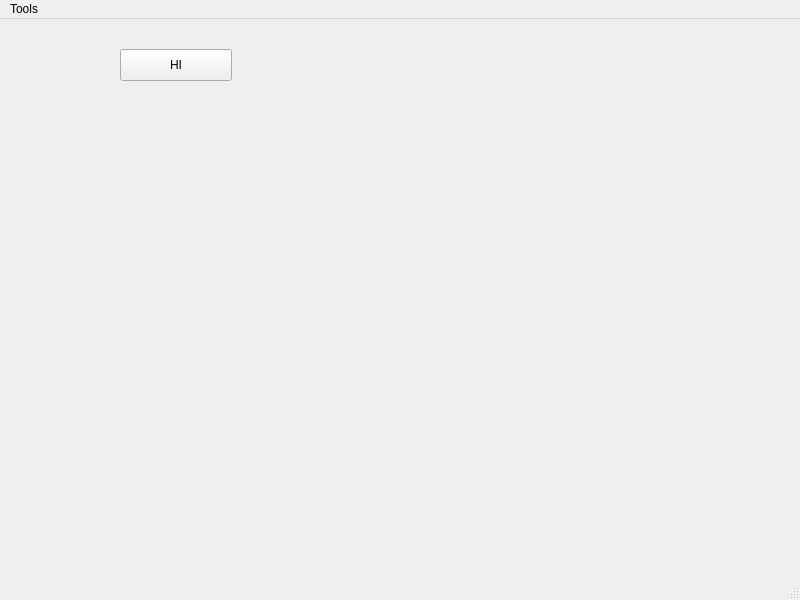
<?xml version="1.0" encoding="UTF-8"?>
<ui version="4.0">
 <class>Dialerui</class>
 <widget class="QMainWindow" name="Dialerui">
  <property name="geometry">
   <rect>
    <x>0</x>
    <y>0</y>
    <width>800</width>
    <height>600</height>
   </rect>
  </property>
  <property name="windowTitle">
   <string>Dialerui</string>
  </property>
  <widget class="QWidget" name="centralwidget">
   <widget class="QPushButton" name="pushButton">
    <property name="geometry">
     <rect>
      <x>120</x>
      <y>30</y>
      <width>112</width>
      <height>32</height>
     </rect>
    </property>
    <property name="text">
     <string>HI</string>
    </property>
   </widget>
  </widget>
  <widget class="QMenuBar" name="menubar">
   <property name="geometry">
    <rect>
     <x>0</x>
     <y>0</y>
     <width>800</width>
     <height>22</height>
    </rect>
   </property>
   <widget class="QMenu" name="menuTools">
    <property name="title">
     <string>Tools</string>
    </property>
    <addaction name="actionOpen_an_Address_Book"/>
    <addaction name="separator"/>
    <addaction name="actionExit"/>
   </widget>
   <addaction name="menuTools"/>
  </widget>
  <widget class="QStatusBar" name="statusbar"/>
  <action name="actionOpen_an_Address_Book">
   <property name="text">
    <string>Open an Address Book...</string>
   </property>
  </action>
  <action name="actionExit">
   <property name="text">
    <string>Exit</string>
   </property>
  </action>
 </widget>
 <resources/>
 <connections/>
</ui>
